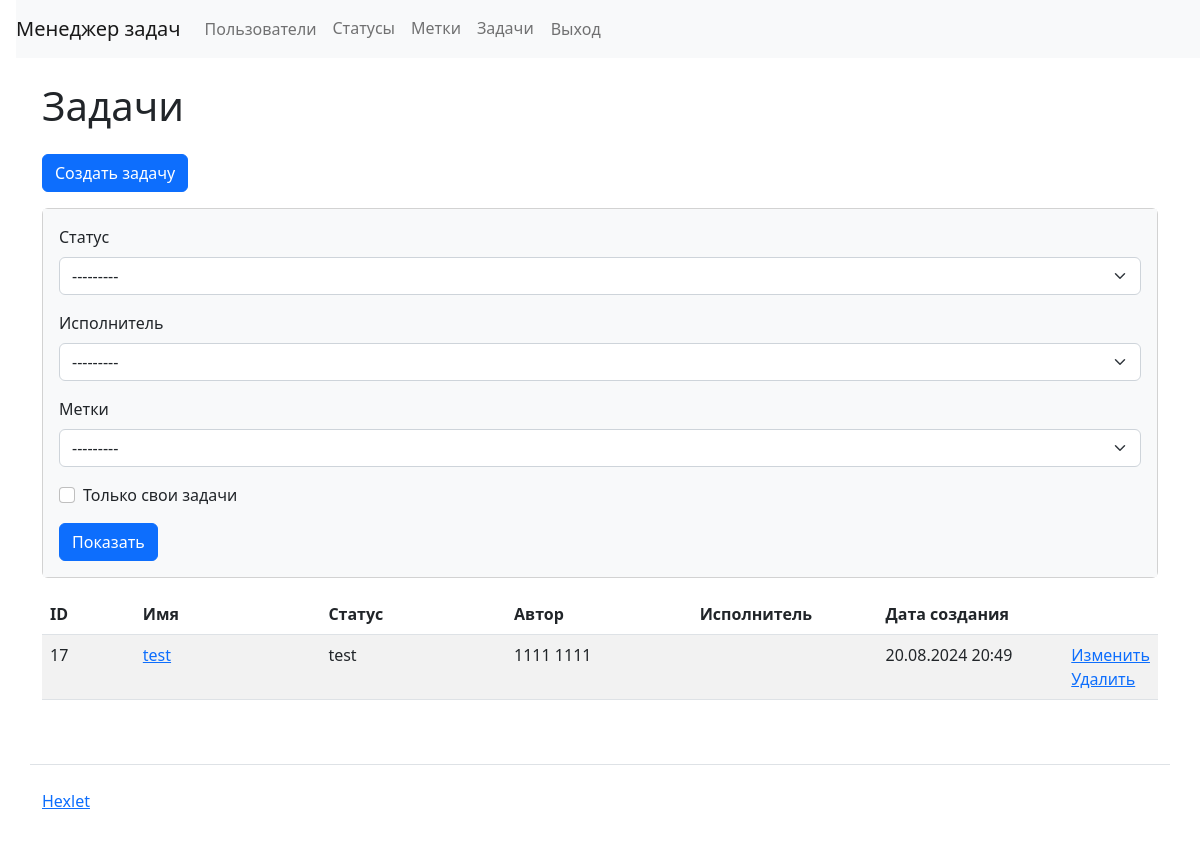
The page /tasks/ (signed in) on the database as committed earlier.
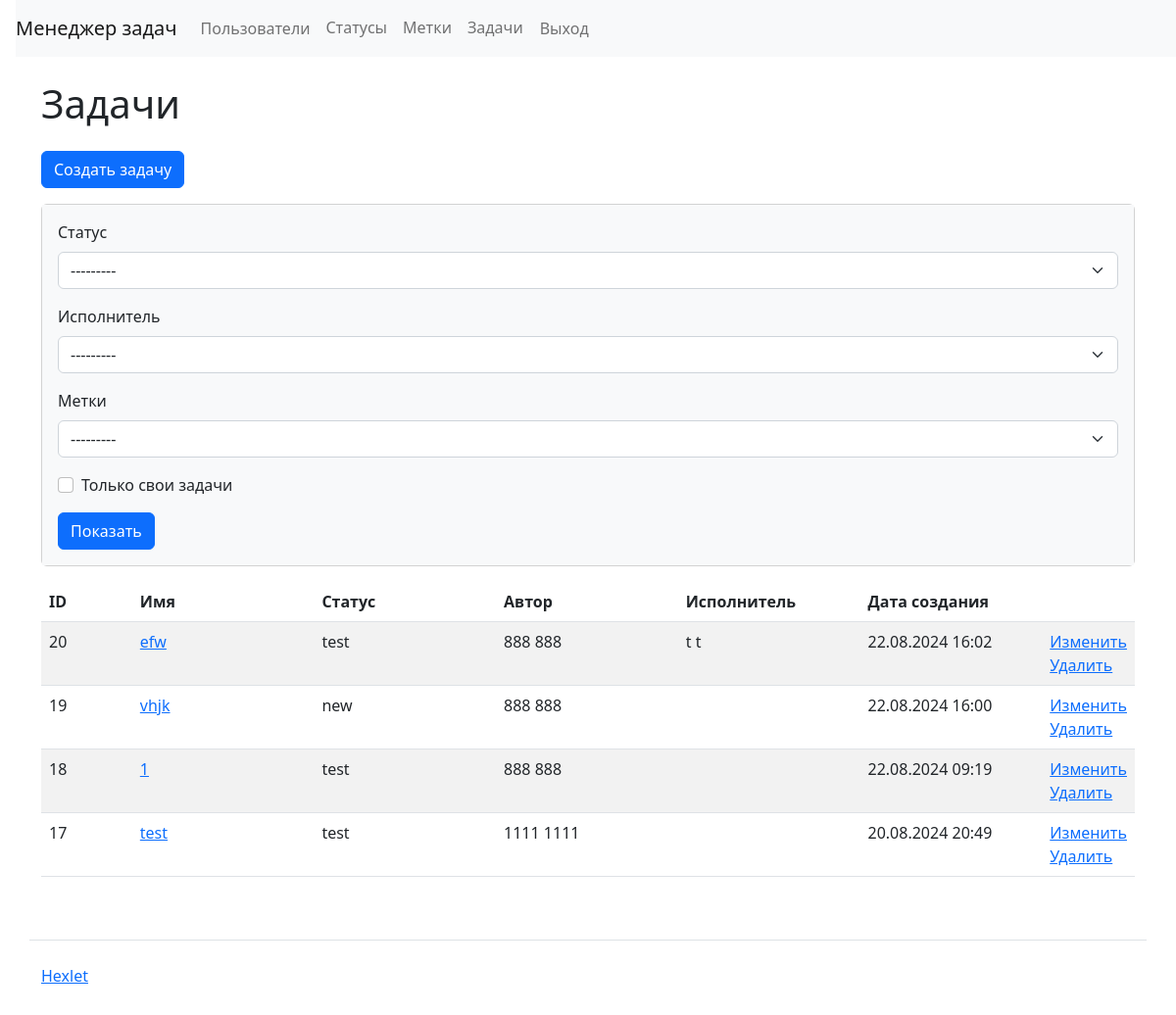
The same page on the database as committed later.
### task_manager/statuses/models.py (models this page shows)
class Status(models.Model):
    name = models.CharField(max_length=150, unique=True)
    created_at = models.DateTimeField(auto_now_add=True)
    updated_at = models.DateTimeField(auto_now=True)
    objects = CustomStatusManager()
    def __str__(self):
        return self.name

### task_manager/users/models.py (models this page shows)
class CustomUser(AbstractUser, PermissionsMixin):
    objects = CustomUserManager()
    USERNAME_FIELD = 'username'
    REQUIRED_FIELDS = ['first_name', 'last_name', 'password']
    def __str__(self):
        return self.username

### task_manager/labels/models.py (models this page shows)
class Label(Model):
    name = models.CharField(max_length=150, unique=True)
    created_at = models.DateTimeField(auto_now_add=True)
    updated_at = models.DateTimeField(auto_now=True)
    objects = CustomLabelManager()
    def __str__(self):
        return self.name

### task_manager/tasks/models.py (models this page shows, shortened)
class Task(models.Model):
    author = models.ForeignKey(CustomUser,
                               on_delete=models.PROTECT,
                               related_name='created_tasks'
                               )
    executor = models.ForeignKey(CustomUser,
                                 null=True,
                                 blank=True,
                                 on_delete=models.PROTECT,
                                 related_name='executed_tasks'
                                 )
    name = models.CharField(max_length=255)
    description = models.TextField(blank=True)
    status = models.ForeignKey(Status, on_delete=models.PROTECT,
                               related_name='tasks', default=1)
    labels = models.ManyToManyField(Label,
                                    through='TaskLabel', related_name='tasks')
    created_at = models.DateTimeField(auto_now_add=True)
    updated_at = models.DateTimeField(auto_now=True)
    class Meta:
        ordering = ['-created_at']

### task_manager/tasks/views.py (the view)
# urls.py: path('', TaskListView.as_view(), name='tasks'),
class TaskListView(AuthRequiredMixin, FilterView):
    model = Task
    template_name = 'tasks/task_list.html'
    context_object_name = 'tasks'
    filterset_class = TaskFilter

### task_manager/tools.py (called while the page is built)
    def dispatch(self, request, *args, **kwargs):
        if not request.user.is_authenticated:
            messages.error(
                request, _("You are not logged in! Please sign in."),
                extra_tags='danger')
            return redirect('login')
        return super().dispatch(request, *args, **kwargs)

### task_manager/templates/tasks/task_list.html (shortened to what this page needs)
{% extends "main.html" %}
{% load i18n %}
{% block content %}
<div class="container wrapper flex-grow-1">
      <h1 class="my-4">
{% trans "Tasks" %}
      </h1>
<a href="{% url 'tasks:task_create' %}" class="btn btn-primary mb-3">{% trans "Create task" %}</a>
       <div class="card mb-3">
  <div class="card-body bg-light">
<form class="form-inline center" method="get" action="">
{% for field in filter.form %}
    <div class="mb-3">
        {% if field.name == 'self_tasks' %}
        <div class="form-check">
            <input
                id="{{ field.auto_id }}"
                name="{{ field.name }}"
                type="checkbox"
                class="form-check-input mr-3"
            >
            <label for="{{ field.auto_id }}" class="form-check-label">{% trans "My tasks only" %}</label>
        </div>
        {% else %}
        <label class="form-label" for="{{ field.auto_id }}">{{ field.label }}</label>
        <select
            name="{{ field.name }}"
            class="form-select ml-2 mr-3"
            id="{{ field.auto_id }}"
            >
      {% for choice in field.field.choices %}
    {% if field.value|stringformat:"s" == choice.0|stringformat:"s" %}
        <option value="{{ choice.0 }}" selected>{{ choice.1 }}</option>
    {% else %}
        <option value="{{ choice.0 }}">{{ choice.1 }}</option>
    {% endif %}
{% endfor %}
        </select>
        {% endif %}
    </div>
{% endfor %}
<button type="submit" class="btn btn-primary">{% trans "Show" %}</button>
</form>
  </div>
</div>
<table class="table table-striped">
<thead>
  <tr>
    <th class="col-1">ID</th>
    <th class="col-2 wide-column">{% trans "Name" %}</th>
      <th class="col-2 wide-column">{% trans "Status" %}</th>
      <th class="col-2 wide-column">{% trans "Author" %}</th>
      <th class="col-2 wide-column">{% trans "Executor" %}</th>
    <th class="col-2">{% trans "Created at" %}</th>
    <th class="col-1"></th>
  </tr>
</thead>
  <tbody>
    {% for task in tasks %}
      <tr>
        <td>{{ task.id }}</td>
        <td><a href="{% url 'tasks:task_info' task.pk %}">{{ task.name }}</a></td>
          <td>{{ task.status }}</td>
         <td> {{ task.author.first_name }} {{ task.author.last_name }}</td>
         <td> {{ task.executor.first_name }} {{ task.executor.last_name }}</td>
        <td>{{ task.created_at|date:"d.m.Y H:i" }}</td>
        <td>
          <a href="{% url 'tasks:task_update' task.id %}">{% trans "Edit" %}</a>
          <br>
           <a href="{% url 'tasks:task_delete' task.id %}">{% trans "Delete" %}</a>
        </td>
      </tr>
   {% endfor %}
        </tbody>
</table>
    </div>
{% endblock %}

Rows that differ between the two databases and show on the page:
added Task: id "20", name "efw", status "test", author.first_name "888", author.last_name "888", executor.first_name "t", executor.last_name "t", created_at "22.08.2024 16:02"
added Task: id "19", name "vhjk", status "new", author.first_name "888", author.last_name "888", created_at "22.08.2024 16:00"
added Task: id "18", name "1", status "test", author.first_name "888", author.last_name "888", created_at "22.08.2024 09:19"
